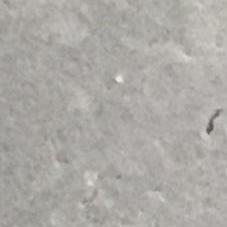
#> input picture sampledata/Ozgenel2018/negative/00001.jpg, 227 x 227 px
$ python -i edge_detection.py   (imports and definitions only)
#> lines starting #> are read from the running program, lines starting #| are printed output that depends on the picture; after the words box and inside, x2 and y2 are one past the last pixel; in counts of white or black regions, pixels touching at a corner belong together
#> further down, picture is the input picture: shape (227, 227, 3); mean B, G, R 165.1, 169.4, 172.2
"""
Brief implementation of edge detection for image foreground extraction.

References:
- https://answers.opencv.org/question/30459/what-is-kernel/
- https://stackoverflow.com/questions/67275165/image-foreground-extraction-techniques-using-python

GrabCut article:
- https://python.engineering/python-foreground-extraction-in-an-image-using-grabcut-algorithm/
"""

import cv2
import numpy as np

def edge_detect(img):
    img_gray = cv2.cvtColor(img, cv2.COLOR_BGR2GRAY) #Converts image to greyscale.
    img_canny = cv2.Canny(img_gray, 200, 215) #Finds edges in the input image and marks them in the output map edges using the Canny algorithm.
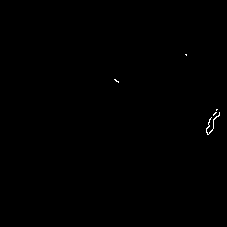
#> img_canny: shape (227, 227); 0.15% white in thin lines or dots, all inside (x1, y1, x2, y2) = (114, 54, 220, 135)
    kernel = np.ones((3, 3)) #Create a 3x3 array of 1s for the kernel.
    img_dilate = cv2.dilate(img_canny, kernel, iterations=20) #Dilates the source image using the specified structuring element that determines the shape of a pixel neighborhood.
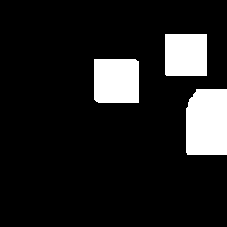
#> img_dilate: shape (227, 227); 12.3% white; 3 white regions, box (x1, y1, x2, y2) and area: (186, 89, 227, 155) 2607, (94, 59, 139, 103) 1968, (165, 34, 207, 76) 1763
    img_erode = cv2.erode(img_dilate, kernel, iterations=16) #Erodes the source image using the specified structuring element that determines the shape of a pixel neighborhood.
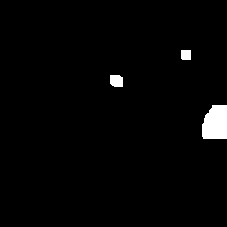
#> img_erode: shape (227, 227); 1.9% white; 3 white regions, box (x1, y1, x2, y2) and area: (202, 105, 227, 139) 751, (110, 75, 123, 87) 144, (181, 50, 191, 60) 99
    return img_erode

# [1 line not run here, left out]
# [1 line that did not run here, left out]
# [1 line not run here, left out]
# [1 line that did not run here, left out]
# [2 lines not run here, left out]

>>> import cv2
>>> picture = cv2.imread('../sampledata/Ozgenel2018/negative/00001.jpg')
>>> result = edge_detect(picture)

$ run again, on sampledata/Ozgenel2018/negative/00002.jpg
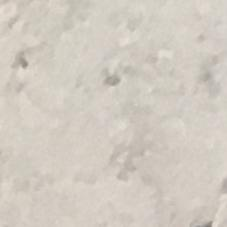
#> input picture sampledata/Ozgenel2018/negative/00002.jpg, 227 x 227 px
#> picture is the input picture: shape (227, 227, 3); mean B, G, R 193, 202.9, 210.1
#> img_canny: shape (227, 227); 0.03% white in thin lines or dots, all inside (x1, y1, x2, y2) = (21, 65, 214, 227)
#> in edge_detect, `img_dilate = cv2.dilate(img_canny, kernel, iterations=20)`:
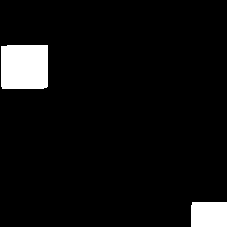
#> img_dilate: shape (227, 227); 5.7% white; 2 white regions, box (x1, y1, x2, y2) and area: (1, 45, 48, 89) 2055, (191, 202, 227, 227) 897
#> in edge_detect, `img_erode = cv2.erode(img_dilate, kernel, iterations=16)`:
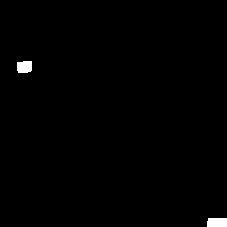
#> img_erode: shape (227, 227); 0.67% white; 2 white regions, box (x1, y1, x2, y2) and area: (207, 218, 227, 227) 177, (17, 61, 32, 73) 167

$ run again, on sampledata/Ozgenel2018/negative/00003.jpg
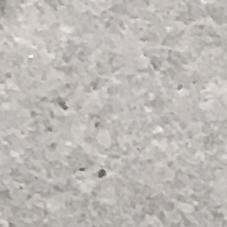
#> input picture sampledata/Ozgenel2018/negative/00003.jpg, 227 x 227 px
#> picture is the input picture: shape (227, 227, 3); mean B, G, R 182.1, 186.2, 190.1
#> in edge_detect, `img_canny = cv2.Canny(img_gray, 200, 215)`:
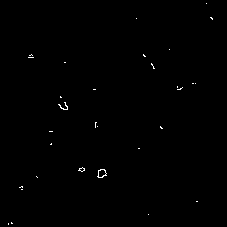
#> img_canny: shape (227, 227); 0.31% white in thin lines or dots, all inside (x1, y1, x2, y2) = (8, 3, 213, 225)
#> img_dilate: shape (227, 227); 59.5% white; 5 black regions (1 under 20 px), largest, box (x1, y1, x2, y2) and area: (0, 0, 157, 167) 9978, (33, 38, 227, 227) 9964, (157, 0, 190, 29) 861, (73, 130, 75, 147) 34
#> in edge_detect, `img_erode = cv2.erode(img_dilate, kernel, iterations=16)`:
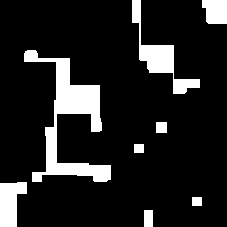
#> img_erode: shape (227, 227); 13.3% white; 8 white regions, largest, box (x1, y1, x2, y2) and area: (24, 50, 111, 182) 3523, (132, 0, 200, 94) 1457, (0, 182, 27, 227) 868

$ run again, on sampledata/Ozgenel2018/negative/00004.jpg
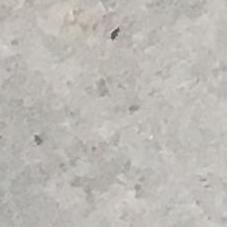
#> input picture sampledata/Ozgenel2018/negative/00004.jpg, 227 x 227 px
#> picture is the input picture: shape (227, 227, 3); mean B, G, R 181, 185.9, 188.8
#> img_canny: shape (227, 227); 0.12% white in thin lines or dots, all inside (x1, y1, x2, y2) = (34, 26, 206, 182)
#> in edge_detect, `img_dilate = cv2.dilate(img_canny, kernel, iterations=20)`:
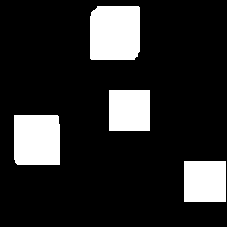
#> img_dilate: shape (227, 227); 16.2% white; 4 white regions, box (x1, y1, x2, y2) and area: (90, 6, 140, 60) 2641, (14, 115, 60, 165) 2282, (184, 161, 226, 202) 1722, (109, 90, 150, 131) 1681
#> in edge_detect, `img_erode = cv2.erode(img_dilate, kernel, iterations=16)`:
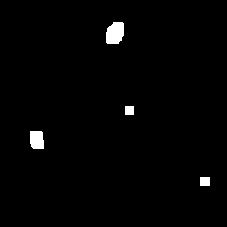
#> img_erode: shape (227, 227); 1.4% white; 4 white regions, box (x1, y1, x2, y2) and area: (106, 22, 124, 44) 337, (30, 131, 44, 149) 234, (200, 177, 210, 186) 90, (125, 106, 134, 115) 81
